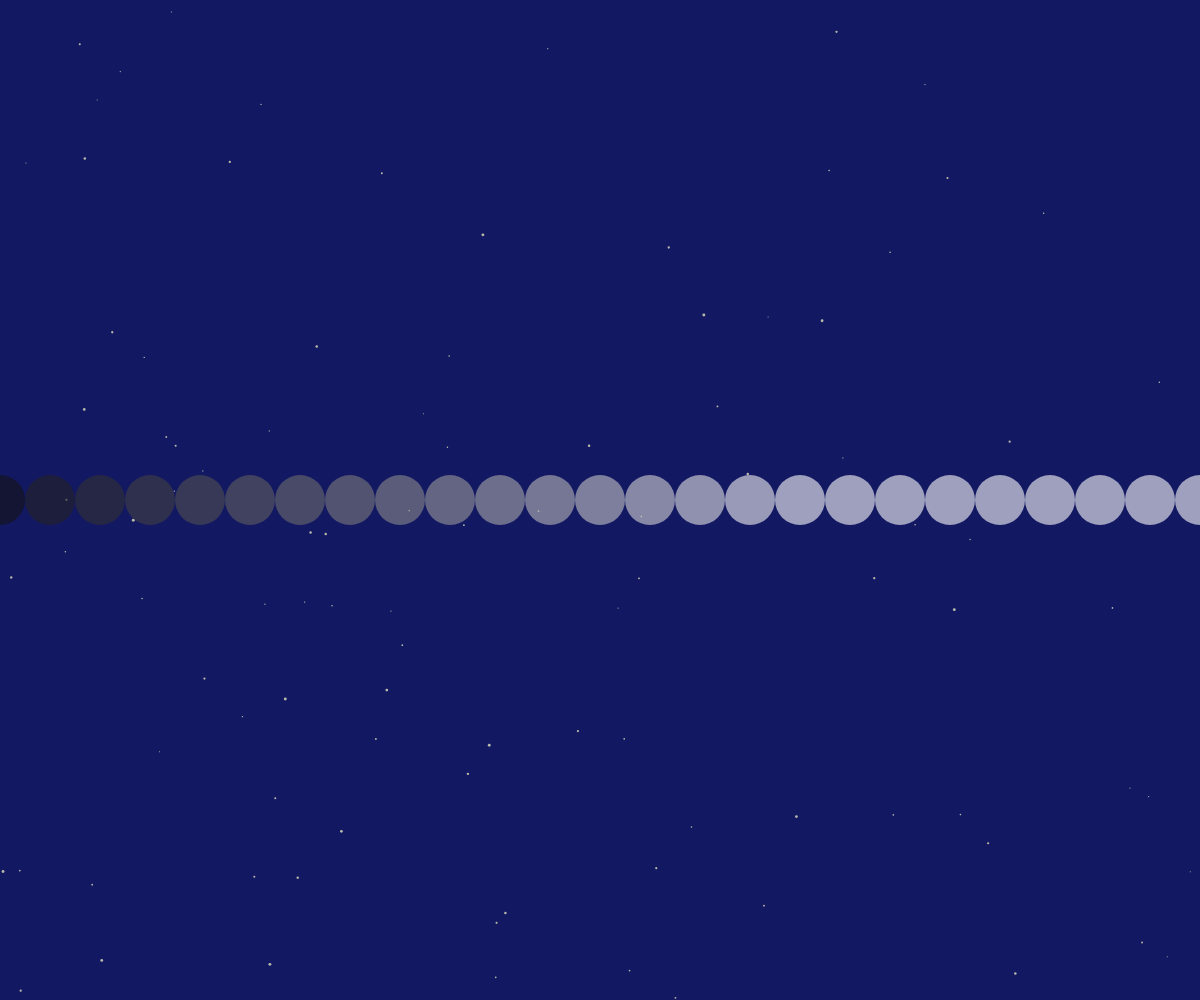
Frame 1 (no input)
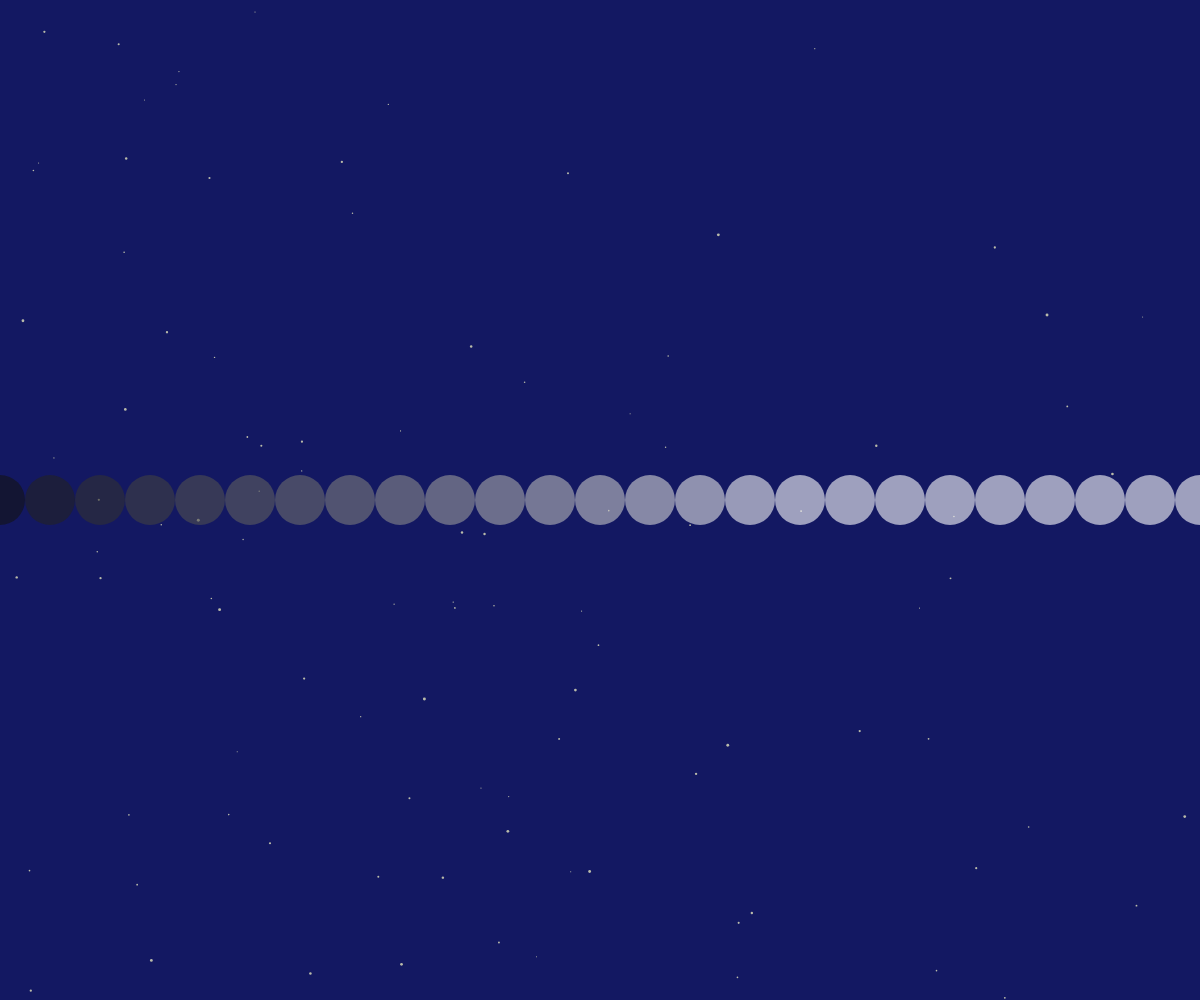
Frame 60 (no input)
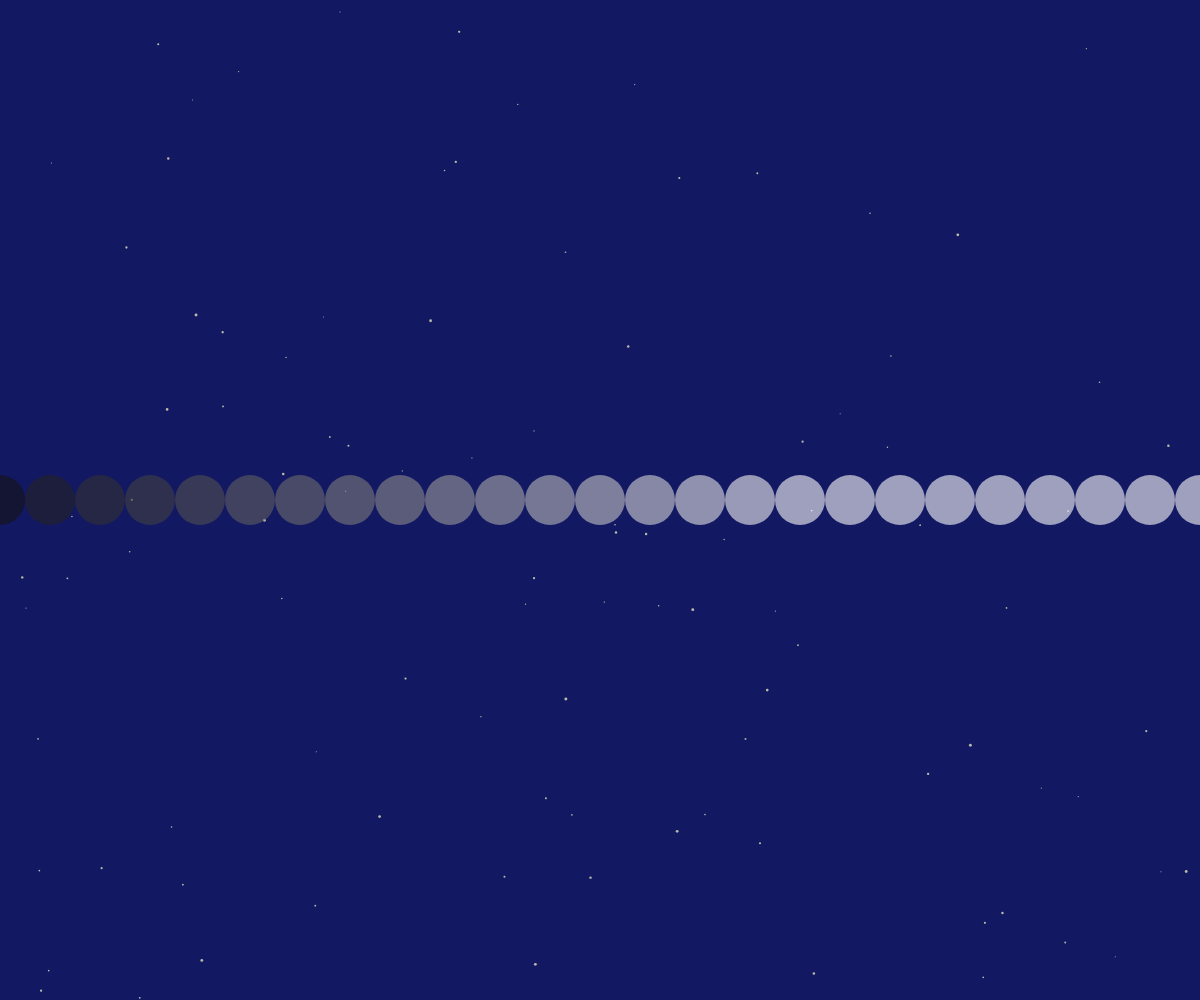
Frame 120 (the mouse pressed at the canvas centre since frame 60)

The p5.js sketch that drew these frames (run headless with seeded random() and noise() and a simulated clock; from frame 60 on, the mouse is pressed at the canvas centre):

// p5.js sketch
// ── sketch.js
function setup() {
  createCanvas(windowWidth, windowHeight);
}

function draw() {
  // Dark galaxy background
  background(19, 24, 98);
  
  // 1. SCROLLING STARS (Behind the ellipse)
  randomSeed(99); 
  noStroke();
  fill(255, 255, 200, 180); 
  
  let scrollSpeed = 10; 

  for(let i = 0; i < 100; i++){
    // Calculate scrolling X position
    // (Initial random X + movement) % canvas width creates the horizontal loop
    let x =(random(width + frameCount * scrollSpeed) % width);
    //Calclulate scrolling X position with modulo to loop it
    // Renamed size to starSize to avoid function name conflicts
    let starSize = random(1, 3);
    // Calculate scrolling Y position with modulo to loop it
    let y = random(height);
    //(random(height) + frameCount * scrollSpeed) % height;
    
    ellipse(x, y, starSize, starSize);
  }
  
  // 2.  ELLIPSE
  for(let i = 0; i < 100; i++){
    // Dark gray gradient with transparency
    fill(20 + (i * 15), 150); 
    ellipse(i * 50, height/2, 50, 50);
  }
}
